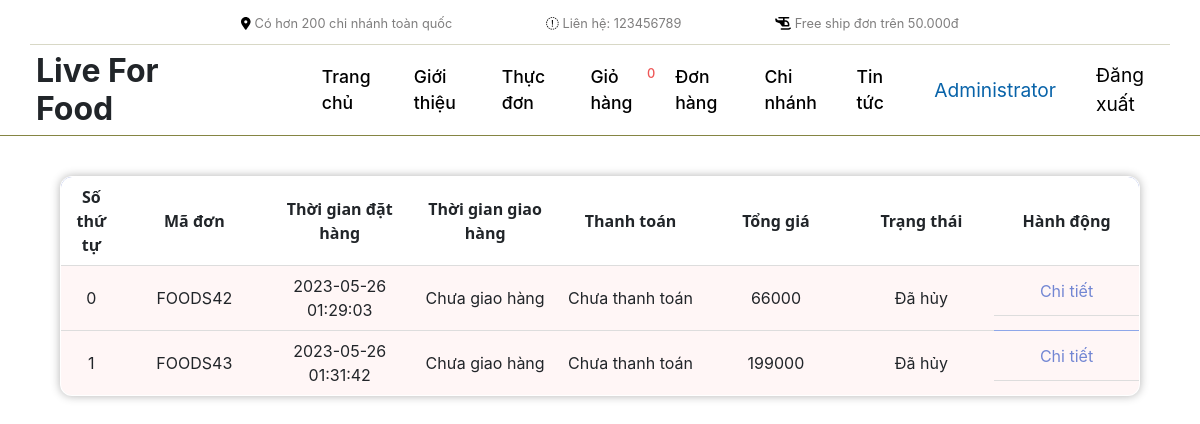
Page /Order (signed in) on the earlier database version.
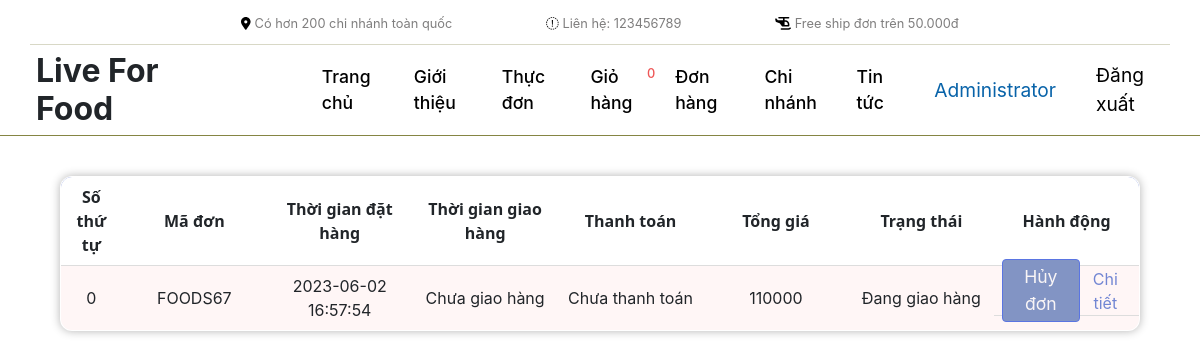
Same page on the later database version.
### tables this page shows
CREATE TABLE `oder` (
  `id` int(15) NOT NULL,
  `user_id` int(15) NOT NULL,
  `status` enum('pending','delivered','shipping','cancel') NOT NULL DEFAULT 'pending',
  `create_order` datetime DEFAULT NULL,
  `order_completion` datetime DEFAULT NULL,
  `price_total` int(10) NOT NULL,
  `id_branch` int(15) NOT NULL,
  `address` varchar(255) DEFAULT NULL
);

### bootstrap.php (called while the page is built, shortened)
<?php
require_once __DIR__ . '/inc/header.php';
require_once __DIR__ . '/app/models/connectDB.php';
require_once __DIR__ . '/app/App.php';
require_once __DIR__ . '/app/controllers/baseController.php';
?>

### index.php (called while the page is built, shortened)
<?php
require_once 'bootstrap.php';
$app = new App();
$app->Run();
?>

### app/models/connectDB.php (called while the page is built, shortened)
<?php
class connectDB
{
    private $host = DB_HOST;
    private $user = DB_USER;
    private $pass = DB_PASS;
    private $dbname = DB_NAME;
    public function connect()
    {
        $connect = new mysqli($this->host, $this->user, $this->pass, $this->dbname);
        return $connect;
    }
}
?>

### app/controllers/Order.php (called while the page is built, shortened)
<?php
class Order extends baseController{
    private $model;
    public function __construct(){
        $this->model = $this->loadModel("orderModel");
    }
    public function index(){
        $this->render("Order",$this->model->get());
    }
}
 ?>

### app/models/orderModel.php (called while the page is built, shortened)
<?php
class orderModel extends connectDB{
    private $connect;
    public function __construct(){
        $this->connect = $this->connect();
    }
    public function get(){
        $sql = "SELECT * FROM oder";
        return $this->connect->query($sql);
    }
}
?>

### app/views/Order.php (the view, shortened to what this page needs)
<section>
  <div class="-container-order">
    <div class="container-table">
      <div class="table">
        <table class="table-order">
          <thead>
            <tr>
              <th>Số thứ tự</th>
              <th>Mã đơn</th>
              <th>Thời gian đặt hàng</th>
              <th>Thời gian giao hàng</th>
              <th>Thanh toán</th>
              <th>Tổng giá</th>
              <th>Trạng thái</th>
              <th>Hành động</th>
            </tr>
          </thead>
          <tbody>
            <?php $count = 0;
            while($row = $data[0]->fetch_assoc()){ ?>
            <tr>
              <td><?php echo $count; $count++; ?></td>
              <td>FOODS<?php echo $row["id"] ?></td>
              <td><?php echo $row["create_order"] ?></td>
              <td>
                <?php
                  if($row["order_completion"] != NULL && $row["status"] == "delivered"){
                    echo $row["order_completion"];
                  }
                  else{
                    echo "Chưa giao hàng";
                  }
                ?>
              </td>
              <td>
                <?php
                  if($row["status"] == "delivered"){
                    echo "Đã thanh toán";
                  }
                  else{
                    echo "Chưa thanh toán";
                  }
                ?>
              </td>
              <td><?php echo $row["price_total"] ?></td>
              <td><?php
                  $status = $row["status"];
                  switch($status){
                      case "cancel":
                          $status = "Đã hủy";
                          break;
                      case "shipping":
                          $status = "Đang giao hàng";
                          break;
                  }
                  echo $status;
                ?></td>
              <td class="action">
              <?php
                if( $row["status"] != "delivered" && $row["status"] != "cancel"){?>
                  <button data-id="<?php echo $row["id"] ?>" onclick="cancelOrder(this)">Hủy đơn</button>
              <?php }?>
                <a href="#" target="_blank">Chi tiết</a>
              </td>
            </tr>
            <?php } ?>
          </tbody>
        </table>
      </div>
    </div>
  </div>
</section>

### inc/header.php (shortened to what this page needs)
<!DOCTYPE html>
<html>
  <head>
    <title><?php if (isset($_SERVER['REQUEST_URI'])) {
            $title = explode('/', trim($_SERVER['REQUEST_URI'], '/'))[0];
            $title = $title == "" ? "Home" : $title;
            echo ucfirst($title);
            } ?>
    </title>
    <link rel="stylesheet" href="/public/css/app.css"  />
    <link rel="stylesheet" href="<?php echo "/public/css/$title.css";?>"  />
    <link
    rel="stylesheet"
    href="https://cdnjs.cloudflare.com/ajax/libs/font-awesome/4.7.0/css/font-awesome.min.css"
  />
    <link href="https://cdn.jsdelivr.net/npm/bootstrap@5.3.0-alpha3/dist/css/bootstrap.min.css" rel="stylesheet">
  </head>
  <body>
    <div class="top">
      <div class="container top-bar">
        <div class="item-top">
          <a href="/" title="Chi nhánh">
            <i class="fa-solid fa-location-dot"></i>
            <span>Có hơn 200 chi nhánh toàn quốc</span>
          </a>
        </div>
        <div class="item-top">
          <a href="/" title="Liên hệ">
            <i class="fa-sharp fa-solid fa-phone-volume"></i>
            <span>Liên hệ: 123456789</span>
          </a>
        </div>
        <div class="item-top">
          <a href="/" title="Miễn phí vận chuyển">
            <i class="fa-solid fa-helicopter"></i>
            <span>Free ship đơn trên 50.000đ</span>
          </a>
        </div>
      </div>
    </div>
    <header>
      <div class="container-header">
        <div class="header-nav">
          <div id="logo">
            <h2 title="LFF">Live For Food</h2>
          </div>
          <nav>
            <ul>
              <li><a href="/" title="Trang chủ">Trang chủ</a></li>
              <li><a href="/About" title="Giới thiệu">Giới thiệu</a></li>
              <li><a href="/Menu/page/" title="Thực đơn">Thực đơn</a></li>
              <?php if(isset($_SESSION['user'])){ ?>
              <li class="cart"><a href="/Cart" title="Giỏ hàng">Giỏ hàng</a>
                <span class="count-cart"> <?php echo count($_SESSION['cart']); ?></span>
              </li>
              <li><a href="/Order" title="Đơn hàng">Đơn hàng</a></li>
              <?php } ?>
              <li><a href="/Branch"  title="Chi nhánh">Chi nhánh</a></li>
              <li><a href="/Blog"  title="Tin tức">Tin tức</a></li>
            </ul>
          </nav>
        </div>
        <div class="auth">
          <?php if(isset($_SESSION['user'])){?>
            <div class="auth-item profile">
              <a href="/views/profile.php"><?php echo $_SESSION["user"]["name"];?></a>
            </div>
            <div class="auth-item" >
              <a href="#" title="Click để đăng xuất" id ="logout" onclick="logout()">Đăng xuất</a>
            </div>
          <?php }?>
        </div>
      </div>
    </header>
    <main>

### app/App.php (shortened to what this page needs)
<?php
class App
{
    private $controller = "Home";
    private $action = "index";
    private function parseURL()
    {
        if (isset($_SERVER['REQUEST_URI'])) {
            $uri = trim($_SERVER['REQUEST_URI'], '/');
            $uri = explode('/', $uri);
            return $uri;
        } else {
            return "/";
        }
    }
    public function Run()
    {
        $url = $this->parseURL();
        if ($url[0] !== "") {
            $this->controller = ucfirst($url[0]);
        }
        if (file_exists(__DIR__ ."//controllers//" . $this->controller . ".php")) {
            if (class_exists($this->controller)) {
                $this->controller = new $this->controller;
            } else {
                require_once __DIR__ . "/views/404.php";
                exit;
            }
            unset($url[0]);
        } else {
            require_once __DIR__ . "/views/404.php";
            exit;
        }
        $this->params = $url ? array_values($url) : [];
        if (method_exists($this->controller, $this->action)) {
            call_user_func_array([$this->controller, $this->action], $this->params);
        } else {
            require_once __DIR__ . "/views/404.php";
            exit;
        }
    }
}

### app/controllers/baseController.php (shortened to what this page needs)
<?php
class baseController
{
    public function loadModel($name)
    {
        if (file_exists(__DIR__ . '/../models/' . $name . '.php')) {
            $model = new $name();
            return $model;
        }
        else {
            echo 'Model not found!';
        }
        return false;
    }
    public function render($name, ...$data)
    {
        if (file_exists(__DIR__ . '/../views/' . $name . '.php')) {
            require_once __DIR__ . '/../views/' . $name . '.php';
        }
        else {
            echo 'View not found!';
        }
    }
}

### public/css/app.css (style rules this page uses)
* { margin: 0; padding: 0; box-sizing: border-box; scroll-behavior: smooth; }
:root { --color-header: #e06302; --color-logo: var(--color-header); --color-nav: #fff; --color-main: linear-gradient( to right, rgba(240, 218, 55, 0.8), rgb(253, 94, 10) ); --font-size: 16px; --font-family: "SF Pro Display", sans-serif; --screen-md: 768px; }
.container { vertical-align: baseline; display: flex; justify-content: center; align-items: center; padding: 10px 0; margin: 0; width: 100%; min-width: var(--screen-md); }
.top-bar { border-bottom: 1px solid #d8d8c6; position: relative; z-index: 100; }
.item-top { padding: 0 4.2%; }
.item-top a { text-decoration: none; color: #000; font-size: 0.8rem; font-family: var(--font-family); }
.item-top span { color: #7f7e7e; }
header { background-color: #fff; width: 100%; min-width: var(--screen-md); border-bottom: solid 0.2px #858543; position: sticky; top: 0; z-index: 100; margin-top: 10px; }
.container-header { display: flex; justify-content: space-between; align-items: center; padding: 0 3%; margin: 20px 0; vertical-align: baseline; background-color: #fff; height: 50px; }
.header-nav { display: flex; justify-content: space-between; align-items: center; margin: 0; }
.header-nav li { list-style: none; margin: 0 15px; }
.header-nav > #logo { padding-right: 70px; }
#logo > h2 { font-size: 2rem; font-family: var(--font-family); font-weight: 700; margin: 0; padding: 0; }
.header-nav a { display: block; text-decoration: none; color: #000; font-size: 1.1rem; font-weight: 500; font-family: var(--font-family); }
nav > ul { display: flex; justify-content: space-between; align-items: center; margin: 0; }
.auth { display: flex; justify-content: space-between; align-items: center; margin: 0; padding: 0; vertical-align: baseline; }
.auth-item { margin: 0 10px; padding: 0 10px; }
.auth-item a { text-decoration: none; color: #000; font-size: 1.2rem; font-family: var(--font-family); }
.profile { margin-right: 10px; }
.profile a { text-decoration: none; color: #0863a9; font-size: 1.2rem; font-family: var(--font-family); position: relative; }
.cart { position: relative; }
.count-cart { position: absolute; top: 0; right: -10px; font-family: var(--font-family); font-size: 0.8rem; color: #ee5656; font-weight: 500; padding-left: 3px; }

### public/css/Order.css (style rules this page uses)
.container-table { display: flex; justify-content: center; height: 100vh; }
.table { width: 100%; margin-top: 20px; display: flex; flex-direction: column; align-items: center; }
.table-order { width: 90%; margin-top: 20px; border-radius: 12px; border: 1px solid #8ea7e9; border-spacing: 0px; overflow: hidden; box-shadow: 0 0 10px rgba(0, 0, 0, 0.3); }
.table-order thead { background-color: #7286d3; font-weight: bold; height: 50px; }
.table td:last-child { border-right: none; display: block; width: 100%; height: 50px; display: flex; justify-content: space-around; align-items: center; }
.table th, .table td { width: 10%; padding: 8px; text-align: center; border-bottom: 1px solid #ddd; }
thead th:nth-child(1), tbody td:nth-child(1) { width: 4%; }
.table tbody tr { height: 50px; background-color: #fff6f6; font-family: var(--font-family); }
.action button { background-color: #8294C4; cursor: pointer; font-size: 1.1rem; color: #F9F5F6; padding: 4px; border-radius: 4px; border: 1px solid #5a75e2; }
.action a { text-decoration: none; color: #7286D3; }

Differences in the rows shown:
removed oder: id "42", create_order "2023-05-26 01:29:03", shows "Chưa giao hàng", shows "Chưa thanh toán", price_total "66000", status "Đã hủy"
removed oder: id "43", create_order "2023-05-26 01:31:42", shows "Chưa giao hàng", shows "Chưa thanh toán", price_total "199000", status "Đã hủy"
added oder: id "67", create_order "2023-06-02 16:57:54", shows "Chưa giao hàng", shows "Chưa thanh toán", price_total "110000", status "Đang giao hàng"
